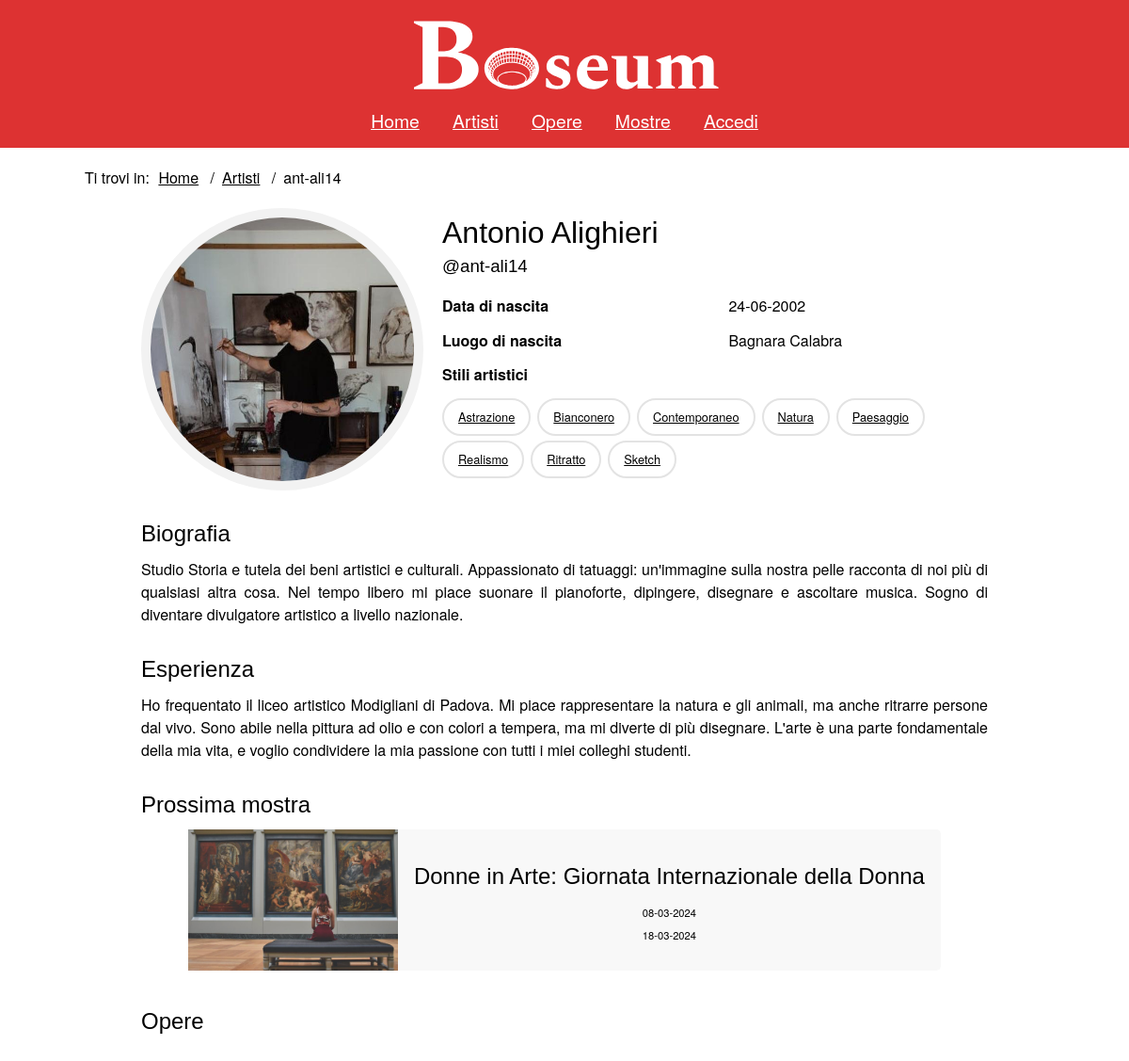
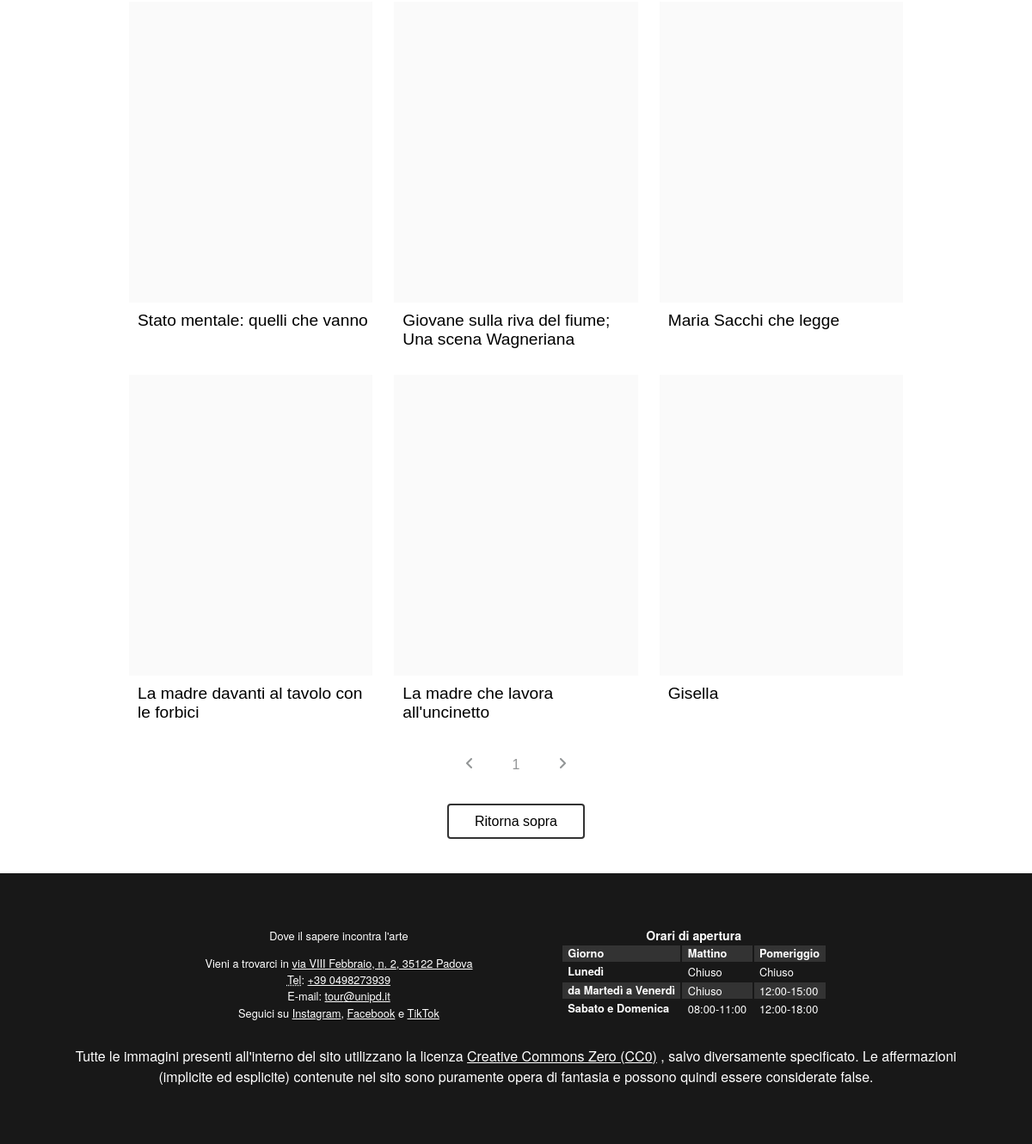
/php/artista.php?id=2, run on the app's committed database (2 pictures, top to bottom).
### tables this page shows
CREATE TABLE `Users` (
  `id` int(11) NOT NULL,
  `username` varchar(30) NOT NULL,
  `password` varchar(255) NOT NULL,
  `name` varchar(30) NOT NULL,
  `lastname` varchar(30) NOT NULL,
  `is_admin` tinyint(1) NOT NULL,
  `image` varchar(100) DEFAULT NULL,
  `birth_date` date DEFAULT NULL,
  `birth_place` varchar(30) DEFAULT NULL,
  `biography` varchar(1000) DEFAULT NULL,
  `experience` varchar(1000) DEFAULT NULL
);

CREATE TABLE `Artshows` (
  `id` int(11) NOT NULL,
  `title` varchar(100) NOT NULL,
  `description` varchar(1000) NOT NULL,
  `image` varchar(100) NOT NULL,
  `start_date` date NOT NULL,
  `end_date` date NOT NULL
);

CREATE TABLE `Artworks` (
  `id` int(11) NOT NULL,
  `title` varchar(100) NOT NULL,
  `main_image` varchar(100) NOT NULL,
  `description` varchar(1000) NOT NULL,
  `height` float DEFAULT NULL,
  `width` float DEFAULT NULL,
  `length` float DEFAULT NULL,
  `start_date` date DEFAULT NULL,
  `end_date` date DEFAULT NULL,
  `upload_time` timestamp NOT NULL DEFAULT current_timestamp(),
  `id_artist` int(11) NOT NULL
);

### php/DBAccess.php (called while the page is built, shortened)
<?php
class DBAccess
{
    private $connection;
    public function openDBConnection()
    {
        try {
            $this->connection = mysqli_connect(
                self::HOST_DB,
                self::USERNAME,
                self::PASSWORD,
                self::DATABASE_NAME
            );
        } catch (\Exception $e) {
            return false;
        }
        return true;
    }
    public function getArtist($id)
    {
        $query = "SELECT Users.id, Users.username, Users.name, Users.lastname, Users.image, Users.birth_date, Users.birth_place, Users.biography, Users.experience
                    FROM Users
                    WHERE Users.id = $id AND NOT Users.is_admin";
        $queryResult = mysqli_query($this->connection, $query) or DBAccess::errorDB(true);
        if (mysqli_num_rows($queryResult) != 0) {
            $result = array();
            while ($row = mysqli_fetch_array($queryResult, MYSQLI_ASSOC)) {
                $result[] = $row;
            }
            return $result;
        } else return null;
    }
    public function getArtistArtworksPreview($id)
    {
        $query = "SELECT Artworks.id, Artworks.main_image, Artworks.title
                    FROM Users JOIN Artworks ON Users.id = Artworks.id_artist
                    WHERE Users.id = $id AND NOT Users.is_admin
                    ORDER BY Artworks.upload_time DESC";
        $queryResult = mysqli_query($this->connection, $query) or DBAccess::errorDB(true);
        if (mysqli_num_rows($queryResult) != 0) {
            $result = array();
            while ($row = mysqli_fetch_array($queryResult, MYSQLI_ASSOC)) {
                $result[] = $row;
            }
            return $result;
        } else return null;
    }
    public function getArtistLabels($id)
    {
        $query = "SELECT DISTINCT ArtworkLabels.label
                    FROM Artworks JOIN ArtworkLabels ON Artworks.id = ArtworkLabels.id_artwork
                    WHERE Artworks.id_artist = $id
                    ORDER BY ArtworkLabels.label";
        $queryResult = mysqli_query($this->connection, $query) or DBAccess::errorDB(true);
        if (mysqli_num_rows($queryResult) != 0) {
            $result = array();
            while ($row = mysqli_fetch_array($queryResult, MYSQLI_ASSOC)) {
                $result[] = $row;
            }
            return $result;
        } else return null;
    }
    public function getNextArtshowOfArtist($id)
    {
        $query = "SELECT Artshows.*
                FROM Users JOIN ArtshowPrenotations ON Users.id = ArtshowPrenotations.id_artist JOIN Artshows ON ArtshowPrenotations.id_artshow = Artshows.id
                WHERE Users.id = $id AND CURRENT_DATE <= Artshows.start_date
                ORDER BY Artshows.start_date ASC
                LIMIT 1";
        $queryResult = mysqli_query($this->connection, $query) or DBAccess::errorDB(true);
        if (mysqli_num_rows($queryResult) != 0) {
            $result = array();
            while ($row = mysqli_fetch_array($queryResult, MYSQLI_ASSOC)) {
                $result[] = $row;
            }
            return $result;
        } else return null;
    }
}

### php/DateManager.php (called while the page is built, shortened)
<?php
class DateManager {
    public static function toDMY($inputDate) {
        $dateTime = DateTime::createFromFormat('Y-m-d', $inputDate);
        return $dateTime->format('d-m-Y');
    }
}
?>

### php/artista.php (the view, shortened to what this page needs)
<?php
require_once 'DBAccess.php';
require_once 'DateManager.php';
require_once 'utils.php';
$isLoggedIn = isset($_SESSION['logged_id']);
$idArtist = $_GET["id"];
$loginOrProfileTitle = $isLoggedIn ?
    ($idArtist == $_SESSION['logged_id'] ?
        '<span lang=\"en\">Account</span>'
        : "<a href=\"artista.php?id=" . $_SESSION['logged_id'] . "\"><span lang=\"en\">Account</span></a>")
    : "<a href=\"login.php\">Accedi</a>";
$artistButtons = "";
$createArtwork = "";
$connection = new DB\DBAccess();
$infoArtistArtworks = $connection->getArtist($idArtist);
$labels = $connection->getArtistLabels($idArtist);
$artistNextArtshow = $connection->getNextArtshowOfArtist($idArtist);
$artworksPreview = $connection->getArtistArtworksPreview($idArtist);
if (!$infoArtistArtworks || sizeof($infoArtistArtworks) <= 0) {
    header("location: ../php/404.php");
} else {
    $name = $infoArtistArtworks[0]['name'];
    $lastname = $infoArtistArtworks[0]['lastname'];
    $username = $infoArtistArtworks[0]['username'];
    $image = $infoArtistArtworks[0]['image'];
    $biography = '';
    if ($infoArtistArtworks[0]['biography']) {
        $biography = "<article class=\"artist_description\"><h3>Biografia</h3><p>" . $infoArtistArtworks[0]['biography'] . "</p></article>";
    }
    $experience = '';
    if ($infoArtistArtworks[0]['experience']) {
        $experience = "<article class=\"artist_description\"><h3>Esperienza</h3><p>" . $infoArtistArtworks[0]['experience'] . "</p></article>";
    }
    $details = "<dl>";
    if ($infoArtistArtworks[0]['birth_date']) {
        $details .= "<dt>Data di nascita</dt>
                            <dd>
                                <time datetime=\"" . $infoArtistArtworks[0]['birth_date'] . "\">" . DateManager::toDMY($infoArtistArtworks[0]['birth_date']) . "</time>
                            </dd>";
    }
    if ($infoArtistArtworks[0]['birth_place']) {
        $details .= "<dt>Luogo di nascita</dt>
                            <dd>" . $infoArtistArtworks[0]['birth_place'] . "</dd>";
    }
    if ($labels && sizeof($labels) > 0) {
        $labelsContainer = "<dt>Stili artistici</dt><dd id=\"artist_labels\"><ul class=\"label_list\">";
        foreach ($labels as $label) {
            $labelsContainer .= "<li class=\"label\"><a href=\"opere.php?" . $label['label'] . "=" . $label['label'] . "\">" . ucfirst($label['label']) . "</a></li>";
        }
        $labelsContainer .= "</ul></dd></dl>";
        $details .= $labelsContainer;
    }
    $nextArtshow = "<p>L'artista non parteciperà a nessuna prossima mostra.</p>";
    if ($artistNextArtshow && sizeof($artistNextArtshow) > 0) {
        $startDateReverse = DateManager::toDMY($artistNextArtshow[0]['start_date']);
        $endDateReverse = DateManager::toDMY($artistNextArtshow[0]['end_date']);
        $nextArtshow = "<div class=\"gallery_item\">
                            <a
                            href=\"mostra.php?id=" . $artistNextArtshow[0]['id'] . "\">
                            <div class=\"artshow_gallery_item\">
                                <div class=\"artshow_gallery_item_image\">
                                        <img
                                            src=\"" . $artistNextArtshow[0]['image'] . "\"
                                            alt=\"\" />
                                </div>
                                <div class=\"artshow_gallery_item_info\">
                                    <div class=\"artshow_gallery_item_title\">
                                            <h3>
                                                " . $artistNextArtshow[0]['title'] . "
                                            </h3>
                                    </div>
                                    <div class=\"artshow_gallery_item_dates\">
                                        <p>
                                            <time datetime=\"" . $artistNextArtshow[0]['start_date'] . "\">
                                                " . $startDateReverse . "
                                            </time>
                                        </p>
                                        <p>
                                            <time datetime=\"" . $artistNextArtshow[0]['end_date'] . "\">
                                                " . $endDateReverse . "
                                            </time>
                                        </p>
                                    </div>
                                </div>
                            </div>
                        </a>
                        </div>";
    }
    $artworks = "<p>L'artista non ha ancora caricato nessuna opera.</p>";
    if ($artworksPreview && sizeof($artworksPreview) > 0) {
        $artworks = "<div class=\"results_section\" id=\"paginated_section\">";
        foreach ($artworksPreview as $artwork) {
            $artworks .= "<figure class=\"gallery_item\">
                        <div class=\"artwork_gallery_item_image\">
                            <a aria-label=\"Visita la pagina dell'opera " . $artwork['title'] . "\"
                                href=\"opera.php?id=" . $artwork['id'] . "\">
                                <img
                                    src=\"" . $artwork['main_image'] . "\" alt=\"\"/>
                            </a>
                        </div>
                        <figcaption>
                            <h3 class=\"artwork_gallery_item_title\">" . $artwork['title'] . "</h3>
                        </figcaption>
                    </figure>";
        }
        $artworks .= "</div>" . addPaginator();
    }
    $artista = file_get_contents("../templates/artista.html");
    $artista = str_replace("{{login_or_profile_title}}", $loginOrProfileTitle, $artista);
    $artista = str_replace("{{name}}", $name, $artista);
    $artista = str_replace("{{lastname}}", $lastname, $artista);
    $artista = str_replace("{{username}}", $username, $artista);
    $artista = str_replace("{{artist_buttons}}", $artistButtons, $artista);
    $artista = str_replace("{{create_artwork}}", $createArtwork, $artista);
    $artista = str_replace("{{image}}", $image, $artista);
    $artista = str_replace("{{details}}", $details, $artista);
    $artista = str_replace("{{biography}}", $biography, $artista);
    $artista = str_replace("{{experience}}", $experience, $artista);
    $artista = str_replace("{{next_artshow}}", $nextArtshow, $artista);
    $artista = str_replace("{{artworks}}", $artworks, $artista);
    echo ($artista);
}

### assets/CSS/mini.css (style rules this page uses)
header { display: flex; align-items: center; justify-content: space-between; }
header h1 { background-image: url("../images/logomini.png"); font-size: 3em; }
#menu { width: max-content; color: white; transition: transform 0.5s ease; z-index: 3; }
#menu nav { position: fixed; right: 0; top: 0; width: 100%; padding: 5em 0 3em 0; background: var(--headerBgColor); transform: translateY(-100%); transition: transform 0.5s ease; }
#menu nav ul { flex-direction: column; align-items: center; margin: auto; }
#menu nav ul li { padding-bottom: 15px; }
#menu nav a { visibility: hidden; }
.results_section { max-width: min(85vw, 1440px); display: block; margin: 30px auto; }
.artwork_gallery_item_image { max-height: 250px; min-height: unset; min-width: unset; }
footer { flex-wrap: wrap-reverse; }
footer div { padding: 2em 1em; }
.gallery_item { margin-top: 2em; max-width: unset; }
.artist_header { display: block; }
.edit_artist_container { margin-bottom: 2em; }
.artist_image_container { width: 100%; }

### assets/CSS/print.css (style rules this page uses)
html { padding: 0.5cm; }
h3, h4, h5, h6 { font-size: 1.5em; }
#menu { display: none; }
.breadcrumb, .breadcrumb li { display: inline; list-style: none; }
.breadcrumb li:after { content: "/"; padding: 1em; }
footer { margin-top: 2cm; }
#infofoot { border: 1px solid black; border-radius: 10px; text-align: center; font-size: 0.8em; }
#listinfofoot { list-style: none; }
#orariofoot { display: none; }
.artshow_gallery_item { width: 100%; padding: 0.2cm; border: 0.5px solid grey; display: flex; flex-direction: row; }
.artshow_gallery_item_info { margin-left: 0.5cm; }
.artshow_gallery_item_image img { width: auto; height: 4cm; }
.gallery_item { padding: 0.5cm 0 0.5cm; display: flex; flex-direction: row; }
.artwork_gallery_item_title { padding: 1cm; }
.artwork_gallery_item_image, .gallery_item figcaption { display: inline-block; }
.label_list li a { color: black; text-decoration: none; }
.artist_image_container img { height: 5cm; width: auto; margin-top: 1cm; }
.artist_section { max-width: min(85vw, 900px); margin: auto; }
.artist_header { display: flex; gap: 20px; align-items: center; justify-content: center; padding-bottom: 1em; margin-bottom: 2em; border-bottom: 2px solid var(--colorMediumGrey); }
.artist_image_container { width: 5cm; height: auto; }
.artist_image_container img { height: auto; width: 5cm; }
.artist_info { margin-top: 1cm; }
.artist_info h2 { font-size: 2em; font-weight: 500; word-break: break-word; }
.artist_info h3 { font-size: 1.1em; font-weight: 600; }
.artist_info h2, .artist_info h3 { display: inline; }
.artist_info dl { display: grid; column-gap: 2em; row-gap: 0.8em; align-items: center; }
.artist_info dl dt { grid-column-start: 1; font-weight: 600; }
.artist_info dl dd { grid-column-start: 2; }
.results_section .gallery_item { padding: 0.2cm; border: 0.5px solid grey; }

### data on the page
users: artista "Home Artisti Opere Mostre Ti trovi in: Home Artisti ant-ali14 Antonio Alighieri @ant-ali14 Prossima mostra Opere Dove il sapere incontra l'arte Vieni a trovarci in via VIII Febbraio, n . 2, 35122 Padova Tel : +39 0498273939 E-mail : tour @unipd.it Seguici su Instagram , Facebook e TikTok Orari di apertura Giorno Mattino Pomeriggio Lunedì Chiuso Chiuso da Martedì a Venerdì Chiuso 12:00 - 15:00 Sabato e Domenica 08:00 - 11:00 12:00 - 18:00 Tutte le immagini presenti all'interno del sito utilizzano la licenza Creative Commons Zero ( CC0 ) , salvo diversamente specificato. Le affermazioni (implicite ed esplicite) contenute nel sito sono puramente opera di fantasia e possono quindi essere…", image+username+lastname (picture), birth_date "24-06-2002", birth_place "Bagnara Calabra", biography "Studio Storia e tutela dei beni artistici e culturali. Appassionato di tatuaggi: un'immagine sulla nostra pelle racconta di noi più di qualsiasi altra cosa. Nel tempo libero mi piace suonare il pianoforte, dipingere, disegnare e ascoltare musica. Sogno di diventare divulgatore artistico a livello nazionale.", experience "Ho frequentato il liceo artistico Modigliani di Padova. Mi piace rappresentare la natura e gli animali, ma anche ritrarre persone dal vivo. Sono abile nella pittura ad olio e con colori a tempera, ma mi diverte di più disegnare. L'arte è una parte fondamentale della mia vita, e voglio condividere la mia passione con tutti i miei colleghi studenti."
artshows: image (picture), title "Donne in Arte: Giornata Internazionale della Donna", start_date "08-03-2024", end_date "18-03-2024"
artworks: title "Stato mentale: quelli che vanno"
artworks: title "Giovane sulla riva del fiume; Una scena Wagneriana"
artworks: title "Maria Sacchi che legge"
artworks: title "La madre davanti al tavolo con le forbici"
artworks: title "La madre che lavora all'uncinetto"
artworks: title "Gisella"

### other printed values
$label['label'] "Astrazione"
$label['label'] "Bianconero"
$label['label'] "Contemporaneo"
$label['label'] "Natura"
$label['label'] "Paesaggio"
$label['label'] "Realismo"
$label['label'] "Ritratto"
$label['label'] "Sketch"
